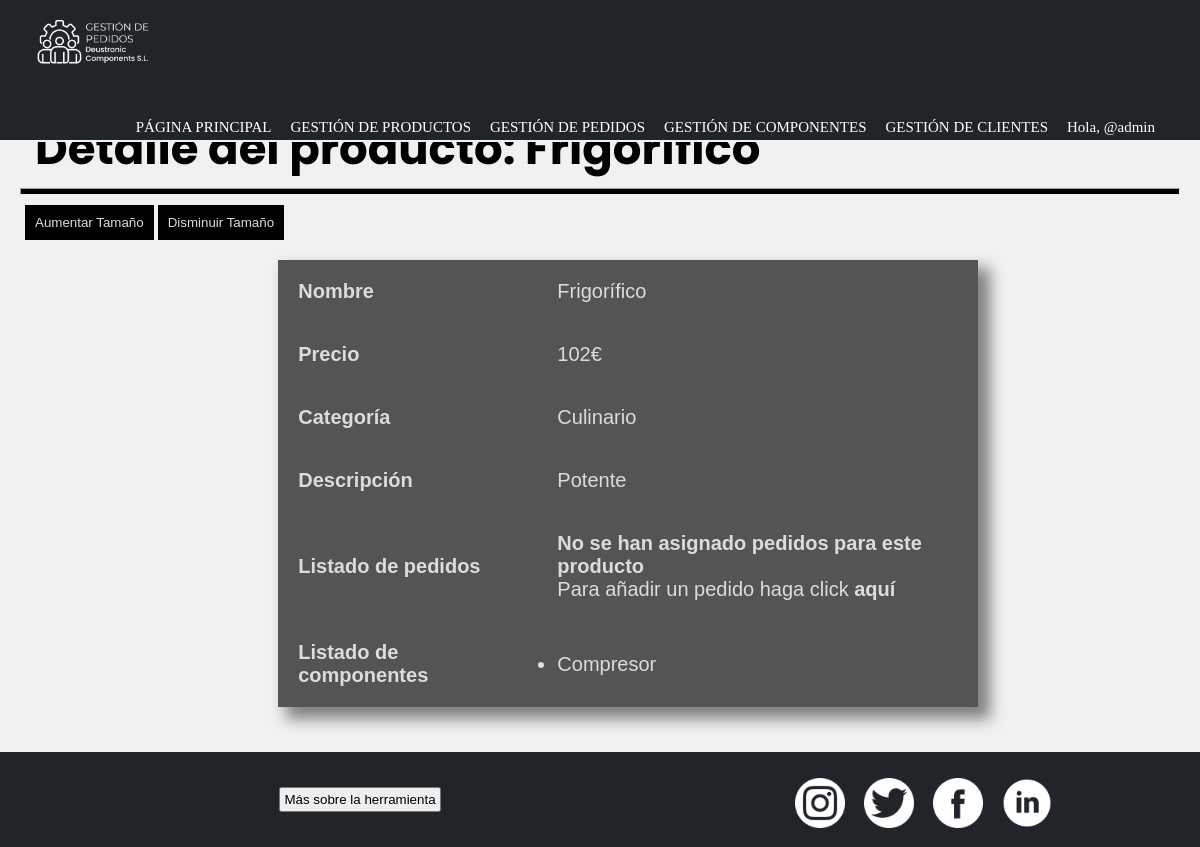
Page /gestionDePedidos/detalleProducto/10/ (signed in) on the earlier database version.
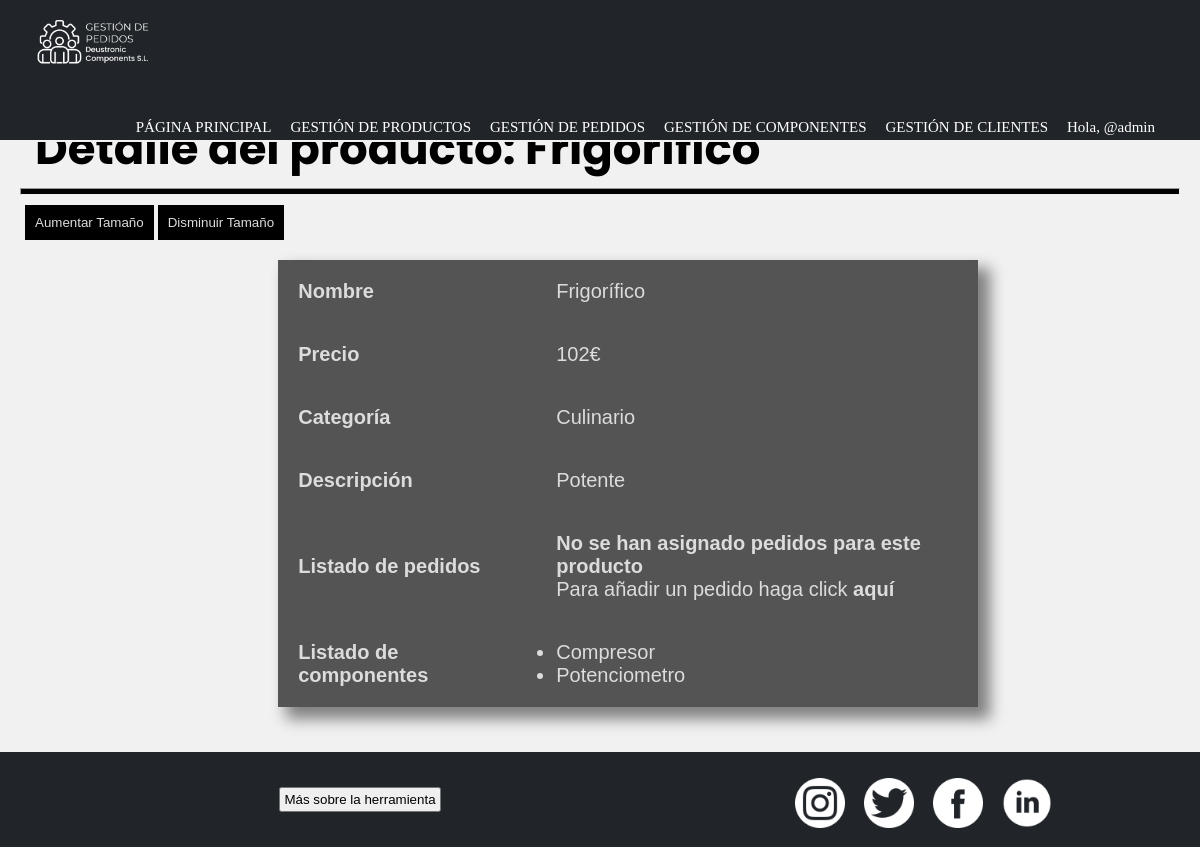
Same page on the later database version.
### appGestionDePedidos/models.py (models this page shows, shortened)
class Componente(models.Model):
    nombre = models.CharField(max_length=50)
    marca = models.CharField(max_length=50)

### appGestionDePedidos/views.py (the view)
# urls.py: path('detalleProducto/<int:pk>/', ProductoDetailView.as_view(), name = 'detalleProducto'),
class ProductoDetailView(PermissionRequiredMixin, DetailView):
        permission_required = 'appGestionDePedidos.view_producto'
        model = Producto
        template_name = 'detalleProducto.html'
        context_object_name = 'detalle_producto'

### appGestionDePedidos/templates/DetalleProducto.html (shortened to what this page needs)
{% extends "base.html" %}
{% load static %}
{% block content %}
    <header>
        <h2 class="pagSecundarias">Detalle del producto: {{detalle_producto.nombre}}</h2>
        <hr>
    </header>
    <div id="botones">
        <button id="aumentarTamaño">Aumentar Tamaño</button>
        <button id="disminuirTamaño">Disminuir Tamaño</button>
    </div>
    <div class="detalle">
        <table id="texto">
            <tr>
                <th>Nombre</th>
                <td>{{ detalle_producto.nombre }}</td>
            </tr>
            <tr>
                <th>Precio</th>
                <td>{{ detalle_producto.precio }}€</td>
            </tr>
            <tr>
                <th>Categoría</th>
                <td>{{ detalle_producto.categoria }}</td>
            </tr>
            <tr>
                <th>Descripción</th>
                <td>{{ detalle_producto.descripcion }}</td>
            </tr>
            <tr>
                <th>Listado de pedidos</th>
                <td>
                    {% if detalle_producto.compone_set.all %}
                        <ul>
                            {% for pedidos in detalle_producto.compone_set.all %}
                                <li>{{pedidos.pedido}} cant.:{{pedidos.cantidad}}</li>
                            {% endfor %}
                        </ul>
                    {% else %}
                        <h4>No se han asignado pedidos para este producto</h4>
                        {% if perms.appGestionDePedidos.add_compone %}
                            <p>Para añadir un pedido haga click <a href="{% url 'anyadirPedidoProducto' %}">aquí</a></p>
                        {% endif %}
                    {% endif %}
                </td>
            </tr>
            <tr>
                <th>Listado de componentes</th>
                <td>
                    {% if detalle_producto.componentes.all %}
                        <ul>
                            {% for componentes in detalle_producto.componentes.all %}
                                <li>{{componentes.nombre}}</li>
                            {% endfor %}
                        </ul>
                    {% else %}
                        <h4>No se han asignado componentes para este producto</h4>
                        {% if perms.appGestionDePedidos.add_consta %}
                            <p>Para asignar un componente haga click <a href="{% url 'anyadirComponenteProducto' %}">aquí</a></p>
                        {% endif %}
                    {% endif %}
                </td>
            </tr>
        </table>
    </div>
{% endblock %}

Differences in the rows shown:
added Componente: nombre "Potenciometro"
